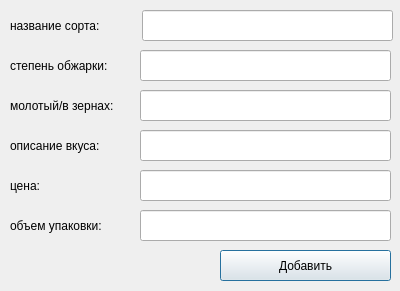
<?xml version="1.0" encoding="UTF-8"?>
<ui version="4.0">
 <class>Dialog</class>
 <widget class="QDialog" name="Dialog">
  <property name="geometry">
   <rect>
    <x>0</x>
    <y>0</y>
    <width>400</width>
    <height>291</height>
   </rect>
  </property>
  <property name="windowTitle">
   <string>Dialog</string>
  </property>
  <widget class="QLineEdit" name="lineEdit">
   <property name="geometry">
    <rect>
     <x>142</x>
     <y>10</y>
     <width>251</width>
     <height>31</height>
    </rect>
   </property>
  </widget>
  <widget class="QLineEdit" name="lineEdit_2">
   <property name="geometry">
    <rect>
     <x>140</x>
     <y>50</y>
     <width>251</width>
     <height>31</height>
    </rect>
   </property>
  </widget>
  <widget class="QLineEdit" name="lineEdit_3">
   <property name="geometry">
    <rect>
     <x>140</x>
     <y>90</y>
     <width>251</width>
     <height>31</height>
    </rect>
   </property>
  </widget>
  <widget class="QLineEdit" name="lineEdit_4">
   <property name="geometry">
    <rect>
     <x>140</x>
     <y>130</y>
     <width>251</width>
     <height>31</height>
    </rect>
   </property>
  </widget>
  <widget class="QLineEdit" name="lineEdit_5">
   <property name="geometry">
    <rect>
     <x>140</x>
     <y>170</y>
     <width>251</width>
     <height>31</height>
    </rect>
   </property>
  </widget>
  <widget class="QLineEdit" name="lineEdit_6">
   <property name="geometry">
    <rect>
     <x>140</x>
     <y>210</y>
     <width>251</width>
     <height>31</height>
    </rect>
   </property>
  </widget>
  <widget class="QLabel" name="label">
   <property name="geometry">
    <rect>
     <x>10</x>
     <y>10</y>
     <width>121</width>
     <height>31</height>
    </rect>
   </property>
   <property name="text">
    <string>название сорта:</string>
   </property>
  </widget>
  <widget class="QLabel" name="label_2">
   <property name="geometry">
    <rect>
     <x>10</x>
     <y>50</y>
     <width>121</width>
     <height>31</height>
    </rect>
   </property>
   <property name="text">
    <string>степень обжарки:</string>
   </property>
  </widget>
  <widget class="QLabel" name="label_3">
   <property name="geometry">
    <rect>
     <x>10</x>
     <y>90</y>
     <width>121</width>
     <height>31</height>
    </rect>
   </property>
   <property name="text">
    <string>молотый/в зернах:</string>
   </property>
  </widget>
  <widget class="QLabel" name="label_4">
   <property name="geometry">
    <rect>
     <x>10</x>
     <y>130</y>
     <width>121</width>
     <height>31</height>
    </rect>
   </property>
   <property name="text">
    <string>описание вкуса:</string>
   </property>
  </widget>
  <widget class="QLabel" name="label_5">
   <property name="geometry">
    <rect>
     <x>10</x>
     <y>170</y>
     <width>121</width>
     <height>31</height>
    </rect>
   </property>
   <property name="text">
    <string>цена:</string>
   </property>
  </widget>
  <widget class="QLabel" name="label_6">
   <property name="geometry">
    <rect>
     <x>10</x>
     <y>210</y>
     <width>121</width>
     <height>31</height>
    </rect>
   </property>
   <property name="text">
    <string>объем упаковки:</string>
   </property>
  </widget>
  <widget class="QPushButton" name="pushButton">
   <property name="geometry">
    <rect>
     <x>220</x>
     <y>250</y>
     <width>171</width>
     <height>31</height>
    </rect>
   </property>
   <property name="text">
    <string>Добавить</string>
   </property>
  </widget>
 </widget>
 <resources/>
 <connections/>
</ui>
